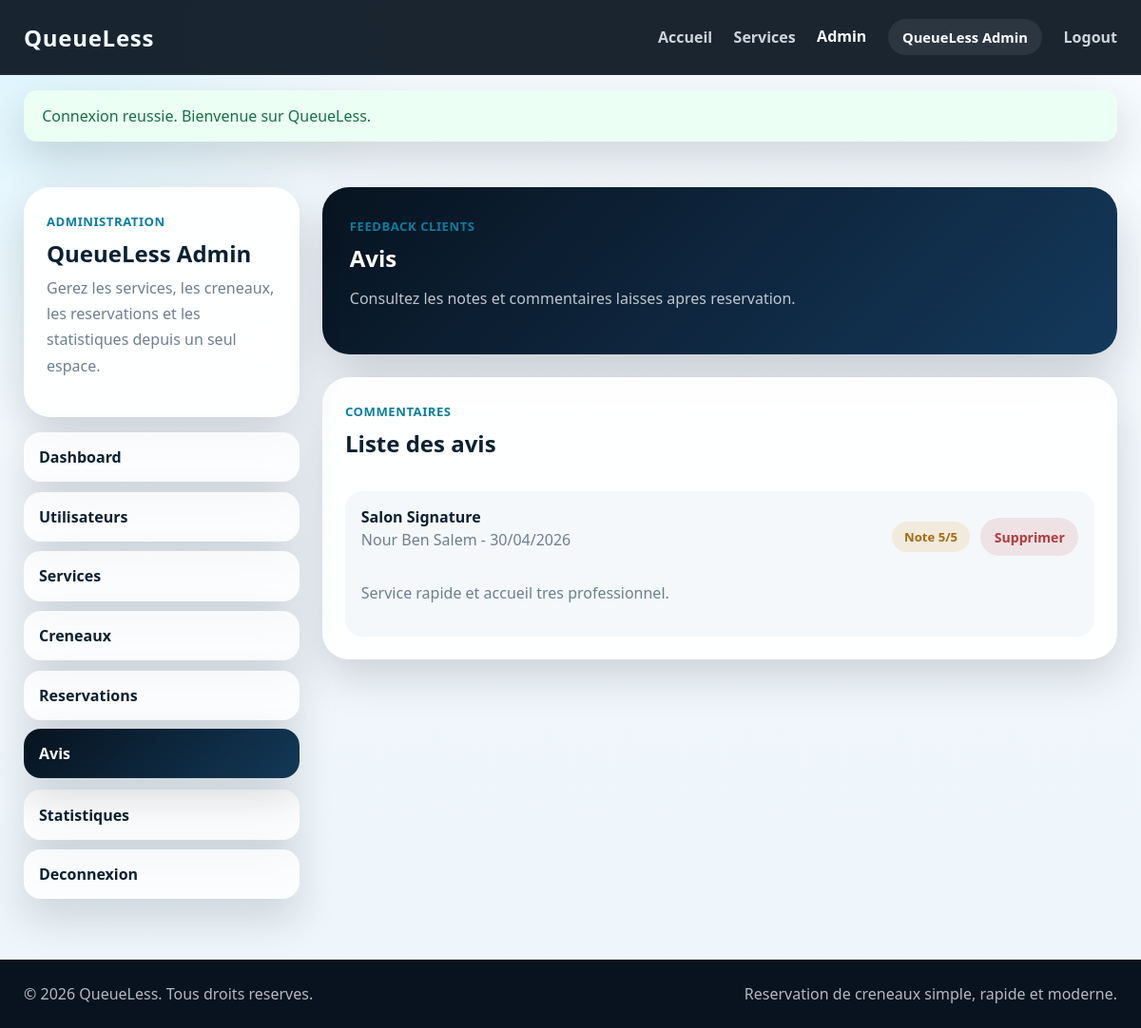
Screenshot of /admin/reviews.php (signed in) with the database file from the repository.
### tables this page shows
CREATE TABLE avis (
    id INT UNSIGNED AUTO_INCREMENT PRIMARY KEY,
    user_id INT UNSIGNED NOT NULL,
    service_id INT UNSIGNED NOT NULL,
    note TINYINT UNSIGNED NOT NULL,
    commentaire TEXT DEFAULT NULL,
    created_at TIMESTAMP NOT NULL DEFAULT CURRENT_TIMESTAMP,
    UNIQUE KEY uq_avis_user_service (user_id, service_id),
    INDEX idx_avis_service (service_id),
    CONSTRAINT fk_avis_user
        FOREIGN KEY (user_id) REFERENCES users(id)
        ON DELETE CASCADE
        ON UPDATE CASCADE,
    CONSTRAINT fk_avis_service
        FOREIGN KEY (service_id) REFERENCES services(id)
        ON DELETE CASCADE
        ON UPDATE CASCADE
);

CREATE TABLE services (
    id INT UNSIGNED AUTO_INCREMENT PRIMARY KEY,
    nom VARCHAR(150) NOT NULL,
    description TEXT NOT NULL,
    categorie VARCHAR(100) NOT NULL,
    adresse VARCHAR(255) NOT NULL,
    image VARCHAR(255) DEFAULT NULL,
    duree_moyenne INT UNSIGNED NOT NULL DEFAULT 30,
    actif TINYINT(1) NOT NULL DEFAULT 1,
    created_at TIMESTAMP NOT NULL DEFAULT CURRENT_TIMESTAMP,
    INDEX idx_services_categorie (categorie),
    INDEX idx_services_actif (actif)
);

CREATE TABLE users (
    id INT UNSIGNED AUTO_INCREMENT PRIMARY KEY,
    nom VARCHAR(100) NOT NULL,
    prenom VARCHAR(100) NOT NULL,
    email VARCHAR(150) NOT NULL UNIQUE,
    password VARCHAR(255) NOT NULL,
    telephone VARCHAR(30) DEFAULT NULL,
    role ENUM('user', 'admin') NOT NULL DEFAULT 'user',
    created_at TIMESTAMP NOT NULL DEFAULT CURRENT_TIMESTAMP
);

### includes/functions.php (called while the page is built, shortened)
<?php
function e(?string $value): string
{
    return htmlspecialchars((string) $value, ENT_QUOTES, 'UTF-8');
}
function url(string $path = ''): string
{
    $path = ltrim($path, '/');
    return (APP_URL !== '' ? APP_URL : '') . '/' . $path;
}
function format_datetime(?string $value, string $format = 'd/m/Y H:i'): string
{
    try {
        return (new DateTime($value))->format($format);
    } catch (Throwable $exception) {
        return (string) $value;
    }
}

### admin/reviews.php (the view, shortened to what this page needs)
<?php
$reviews = [];
try {
    $pdo = getPDO();
    $statement = $pdo->query(
        'SELECT
            a.id,
            a.note,
            a.commentaire,
            a.created_at,
            u.prenom,
            u.nom,
            s.nom AS service_nom
        FROM avis a
        INNER JOIN users u ON u.id = a.user_id
        INNER JOIN services s ON s.id = a.service_id
        ORDER BY a.created_at DESC'
    );
    $reviews = $statement->fetchAll();
} catch (Throwable $exception) {
    $databaseWarning = 'Impossible de charger les avis pour le moment.';
}
require_once __DIR__ . '/../includes/header.php';
?>
<section class="dashboard-section">
    <div class="container dashboard-layout">
        <?php include __DIR__ . '/../includes/sidebar_admin.php'; ?>
        <div class="dashboard-main">
            <div class="dashboard-hero">
                <span class="dashboard-kicker">Feedback clients</span>
                <h1>Avis</h1>
                <p>Consultez les notes et commentaires laisses apres reservation.</p>
            </div>
            <section class="content-panel">
                <div class="panel-heading">
                    <div>
                        <span class="small-label">Commentaires</span>
                        <h2>Liste des avis</h2>
                    </div>
                </div>
                <?php if ($reviews): ?>
                    <div class="activity-list">
                        <?php foreach ($reviews as $review): ?>
                            <article class="review-admin-card">
                                <div class="review-admin-top">
                                    <div>
                                        <strong><?= e((string) $review['service_nom']); ?></strong>
                                        <p><?= e(trim((string) (($review['prenom'] ?? '') . ' ' . ($review['nom'] ?? '')))); ?> - <?= e(format_datetime((string) $review['created_at'], 'd/m/Y')); ?></p>
                                    </div>
                                    <div class="table-actions">
                                        <span class="status-badge warning">Note <?= e((string) $review['note']); ?>/5</span>
                                        <form method="POST" action="<?= url('actions/delete_review_action.php'); ?>">
                                            <button class="table-button danger" type="submit" data-confirm="Supprimer cet avis ?">
                                                Supprimer
                                            </button>
                                        </form>
                                    </div>
                                </div>
                                <p><?= e((string) ($review['commentaire'] ?: '-')); ?></p>
                            </article>
                        <?php endforeach; ?>
                    </div>
                <?php else: ?>
                    <div class="empty-panel">
                        <p>Aucun avis disponible.</p>
                    </div>
                <?php endif; ?>
            </section>
        </div>
    </div>
</section>
<?php require_once __DIR__ . '/../includes/footer.php'; ?>

### assets/css/style.css (style rules this page uses)
:root { --bg-dark: #07131f; --bg-dark-soft: #0d1c2c; --bg-light: #f4f9fc; --surface: rgba(255, 255, 255, 0.08); --surface-solid: #ffffff; --text-main: #0c2033; --text-light: #f4fbff; --text-muted: #6d7f91; --primary: #10b7d8; --primary-dark: #0a7f9d; --accent: #4fd8ff; --border: rgba(255, 255, 255, 0.12); --shadow: 0 18px 45px rgba(6, 18, 32, 0.16); --radius-lg: 28px; --radius-md: 20px; --radius-sm: 14px; --transition: 0.25s ease; }
* { box-sizing: border-box; }
html { scroll-behavior: smooth; }
body { margin: 0; font-family: "Segoe UI", Tahoma, Geneva, Verdana, sans-serif; color: var(--text-main); background: radial-gradient(circle at top left, rgba(79, 216, 255, 0.16), transparent 28%), linear-gradient(180deg, #f7fbfe 0%, #edf5fb 100%); }
button { font: inherit; }
h1, h2, h3 { margin-top: 0; margin-bottom: 1rem; line-height: 1.1; }
p { margin-top: 0; margin-bottom: 1rem; color: var(--text-muted); line-height: 1.7; }
.container { width: min(1150px, calc(100% - 2rem)); margin: 0 auto; }
.status-badge { display: inline-flex; align-items: center; justify-content: center; width: fit-content; padding: 0.42rem 0.82rem; border-radius: 999px; background: rgba(16, 183, 216, 0.12); color: var(--primary-dark); font-size: 0.82rem; font-weight: 700; }
.content-panel { padding: 1.5rem; border-radius: var(--radius-lg); background: rgba(255, 255, 255, 0.96); box-shadow: var(--shadow); }
.panel-heading { display: flex; justify-content: space-between; align-items: flex-start; gap: 1rem; margin-bottom: 1.25rem; }
.small-label { display: inline-block; margin-bottom: 0.75rem; font-size: 0.82rem; font-weight: 700; letter-spacing: 0.04em; text-transform: uppercase; color: var(--primary-dark); }

### assets/css/dashboard.css (style rules this page uses)
.dashboard-section { padding: 3rem 0 4rem; }
.dashboard-layout { display: grid; grid-template-columns: 290px minmax(0, 1fr); gap: 1.5rem; align-items: start; }
.sidebar-panel, .content-panel, .stat-panel, .detail-card { background: rgba(255, 255, 255, 0.96); border-radius: var(--radius-lg); box-shadow: var(--shadow); }
.sidebar-label, .small-label, .dashboard-kicker { display: inline-block; margin-bottom: 0.75rem; font-size: 0.82rem; font-weight: 700; letter-spacing: 0.04em; text-transform: uppercase; color: var(--primary-dark); }
.dashboard-main { display: grid; gap: 1.5rem; }
.dashboard-hero { padding: 1.8rem; border-radius: var(--radius-lg); background: linear-gradient(135deg, #07131f 0%, #0f2740 54%, #13395b 100%); color: #ffffff; box-shadow: 0 24px 50px rgba(7, 19, 31, 0.18); }
.dashboard-hero p { max-width: 720px; color: rgba(244, 251, 255, 0.76); }
.content-panel { padding: 1.5rem; }
.panel-heading { display: flex; justify-content: space-between; align-items: flex-start; gap: 1rem; margin-bottom: 1.25rem; }
.reservation-list, .activity-list, .summary-stack { display: grid; gap: 0.9rem; }
.table-actions { display: flex; align-items: center; gap: 0.7rem; flex-wrap: wrap; }
.table-link, .table-button { display: inline-flex; align-items: center; justify-content: center; padding: 0.65rem 0.9rem; border-radius: 999px; font-size: 0.88rem; font-weight: 700; }
.table-button { border: 0; cursor: pointer; background: rgba(12, 32, 51, 0.08); color: var(--text-main); }
.table-button.danger { background: rgba(196, 64, 64, 0.12); color: #b43b3b; }
.review-admin-card { padding: 1rem 1.05rem; border-radius: 18px; background: #f4f8fb; }
.review-admin-top { display: flex; justify-content: space-between; align-items: center; gap: 1rem; margin-bottom: 0.8rem; }
.status-badge { display: inline-flex; align-items: center; justify-content: center; padding: 0.42rem 0.82rem; border-radius: 999px; font-size: 0.82rem; font-weight: 700; }
.status-badge.warning { background: rgba(226, 164, 55, 0.16); color: #a56b11; }

### rows the page displays
avis: service.nom "Salon Signature", user.nom "Nour Ben Salem", created_at "30/04/2026", note "5", commentaire "Service rapide et accueil tres professionnel."

### other values shown
$flashMessage['message'] "Connexion reussie. Bienvenue sur QueueLess."
$displayName !== '' ? $displayName : 'Admin QueueLess' "QueueLess Admin"
